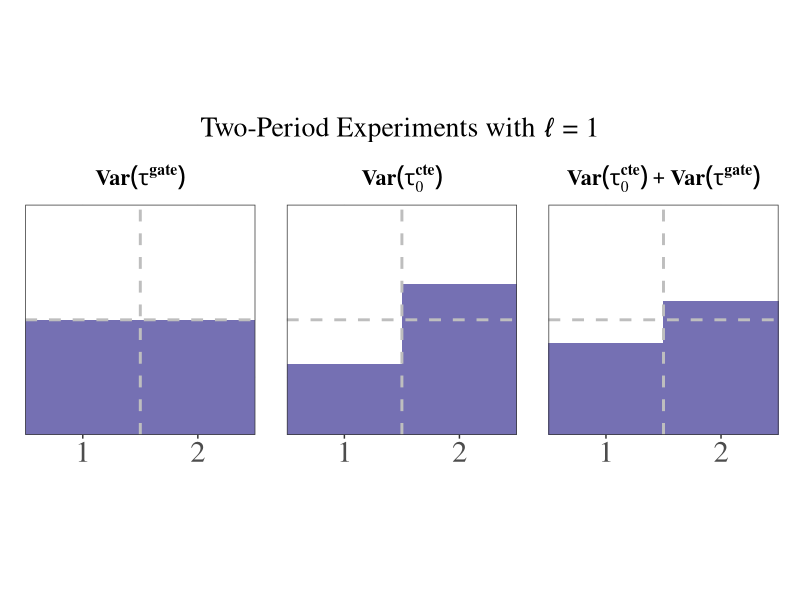

Here is the R script that generated this plot:
library(ggplot2)
library(patchwork)
library(RColorBrewer)

J <- 2
periods <- 1:J

pi1_cte <- (sqrt(5) - 1)/4
pi2_cte <- (sqrt(5) + 3)/8

pi1_combined <- 0.3976559
pi2_combined <- 0.5837904

dark2_color <- brewer.pal(3, "Dark2")[3]

make_plot <- function(pi, title_expr) {
  x_step <- numeric()
  y_control <- numeric()
  y_treated <- numeric()
  
  for(i in 1:J) {
    x_step <- c(x_step, i - 0.5, i + 0.5)
    y_control <- c(y_control, 1 - pi[i], 1 - pi[i])
    y_treated <- c(y_treated, pi[i], pi[i])
  }
  
  df <- data.frame(
    x = rep(x_step, 2),
    y = c(y_control, y_treated),
    group = factor(rep(c("Control", "Treated"), each = length(x_step)),
                   levels = c("Control", "Treated"))
  )
  
  ggplot(df, aes(x = x, y = y, fill = group)) +
    geom_area(position = "stack") +
    scale_fill_manual(values = c("Control" = "white", "Treated" = dark2_color)) +
    geom_hline(yintercept = 0.5, color = "grey", linewidth = 1, linetype = "dashed") +
    geom_vline(xintercept = 1.5, color = "grey", linewidth = 1, linetype = "dashed") +
    scale_x_continuous(breaks = 1:2, expand = c(0, 0), limits = c(0.5, 2.5)) +
    scale_y_continuous(expand = c(0, 0)) +
    labs(title = title_expr, x = NULL, y = NULL) +
    theme_bw(base_family = "serif") +
    theme(legend.position = "none",
          axis.text.y = element_blank(),
          axis.ticks.y = element_blank(),
          plot.title = element_text(hjust = 0.5, size = 16, family = "serif"),
          axis.text.x = element_text(size = 22, family = "serif"),
          panel.grid.minor = element_blank(),
          plot.margin = margin(10, 10, 10, 10),
          aspect.ratio = 1)
}

plot1 <- make_plot(
  c(0.5, 0.5),
  expression(bold(Var(tau^gate)))
)

plot2 <- make_plot(
  c(pi1_cte, pi2_cte),
  expression(bold(Var(tau[0]^cte)))
)

plot3 <- make_plot(
  c(pi1_combined, pi2_combined),
  expression(bold(Var(tau[0]^cte) + Var(tau^gate)))
)

combined_plot <- plot1 + plot2 + plot3 + 
  plot_layout(nrow = 1) +
  plot_annotation(
    title = "Two-Period Experiments with ℓ = 1",
    theme = theme(
      plot.title = element_text(size = 20, hjust = 0.5, family = "serif"),
      plot.background = element_rect(fill = "white", color = NA)
    )
  )

ggsave("../../figures/figure_2/multiple_estimands.pdf", 
       plot = combined_plot,
       width = 6,
       height = 3,
       dpi = 1200,
       device = "pdf")
